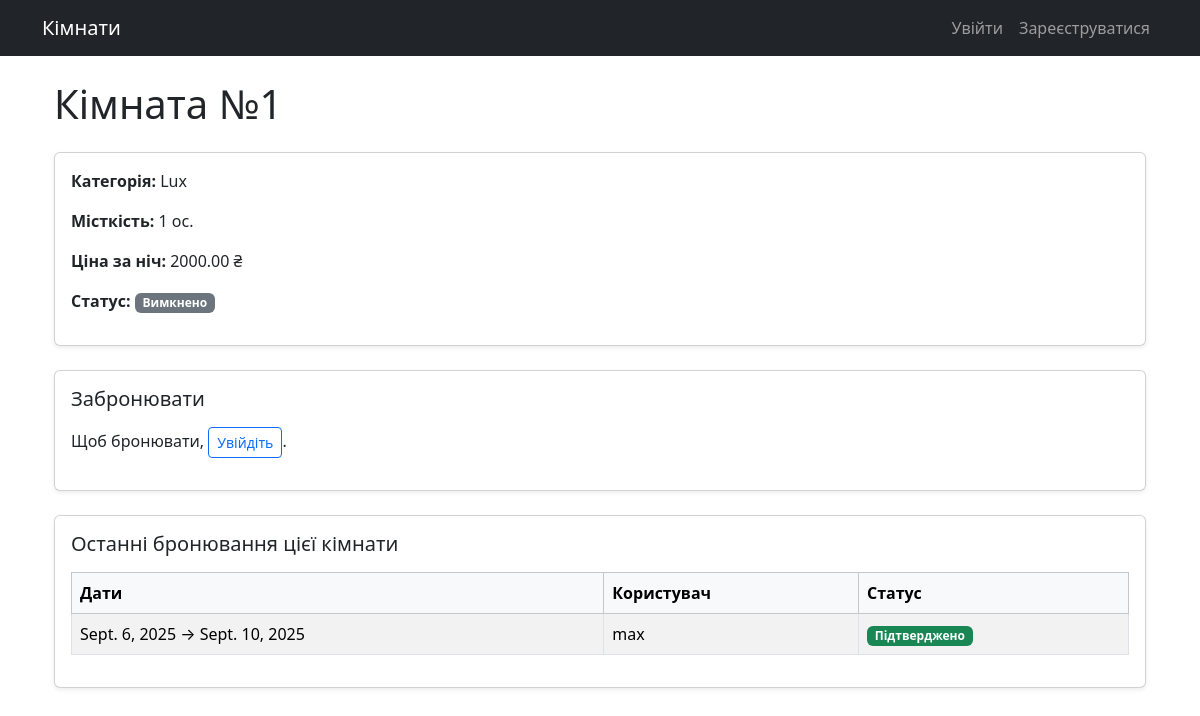
/rooms/1/, run on an earlier commit of the app's database.
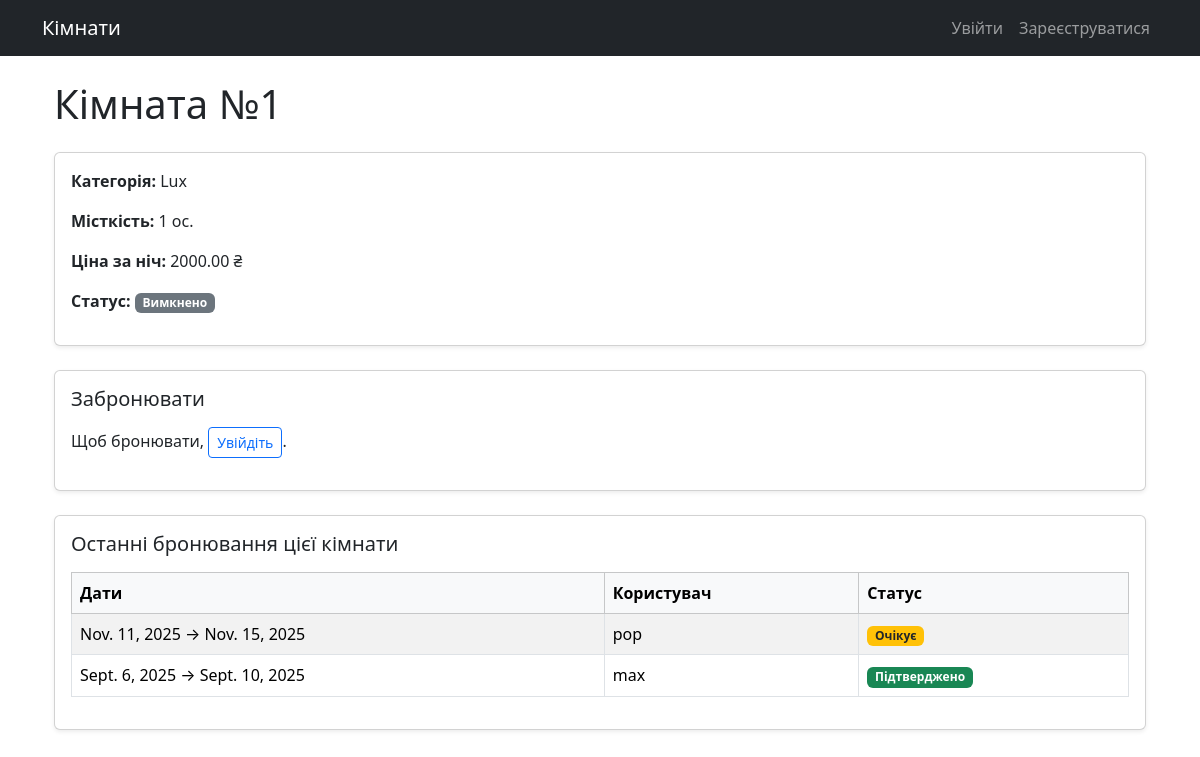
And on a later commit of the database.
### booking_app/models.py (models this page shows, shortened)
class Room(models.Model):
    number = models.CharField(max_length=10, unique=True, verbose_name='Room Number')
    floor = models.IntegerField(verbose_name='Floor')
    capacity = models.PositiveIntegerField(verbose_name='Capacity')
    category = models.ForeignKey('RoomCategory', on_delete=models.PROTECT, related_name='rooms')
    is_active = models.BooleanField(default=True, verbose_name="Доступна для бронювання")
    class Meta:
        verbose_name = 'Room'
        verbose_name_plural = 'Rooms'
        ordering = ['number']

class TimeStampedModel(models.Model):
    created_at = models.DateTimeField(auto_now_add=True)
    updated_at = models.DateTimeField(auto_now=True)
    class Meta:
        abstract = True

class RoomCategory(TimeStampedModel):
    name = models.CharField(max_length=100, unique=True, verbose_name="Назва")
    capacity = models.PositiveSmallIntegerField(default=1, verbose_name="Місткість, осіб")
    price_per_night = models.DecimalField(max_digits=8, decimal_places=2, verbose_name="Ціна за ніч")
    description = models.TextField(blank=True, verbose_name="Опис")
    is_active = models.BooleanField(default=True, verbose_name="Активна")
    class Meta(TimeStampedModel.Meta):
        db_table = "room_category"
        verbose_name = "Категорія кімнати"
        verbose_name_plural = "Категорії кімнат"
        ordering = ["name"]
        indexes = [models.Index(fields=["name"])]

class Booking(TimeStampedModel):
    room = models.ForeignKey(
        Room,
        on_delete=models.PROTECT,
        related_name="bookings",
        verbose_name="Кімната"
    )
    user = models.ForeignKey(
        User,
        on_delete=models.PROTECT,
        related_name="bookings",
        verbose_name="Користувач"
    )
    check_in = models.DateField(verbose_name="Заїзд")
    check_out = models.DateField(verbose_name="Виїзд")
    status = models.CharField(
        max_length=10,
        choices=BookingStatus.choices,
        default=BookingStatus.PENDING,
        verbose_name="Статус"
    )
    comment = models.TextField(blank=True, verbose_name="Коментар")
    class Meta(TimeStampedModel.Meta):
        db_table = "booking"
        verbose_name = "Бронювання"
        verbose_name_plural = "Бронювання"
        ordering = ["-created_at"]
        constraints = [
            models.CheckConstraint(
                check=Q(check_out__gt=F("check_in")),
                name="check_out_gt_check_in"
            ),
        ]
        indexes = [
            models.Index(fields=["room", "check_in", "check_out"]),
            models.Index(fields=["status"]),
            models.Index(fields=["user"]),
        ]

### booking_app/views.py (the view)
# urls.py: path("rooms/<int:pk>/", views.room_detail, name="room_detail"),
def room_detail(request, pk):
    room = get_object_or_404(Room.objects.select_related("category"), pk=pk)
    if request.method == "POST":
        if not request.user.is_authenticated:
            messages.error(request, "You need to log in to book a room.")
            return redirect(reverse("booking_app:room_detail", args=[room.pk]))
        instance = Booking(room=room, user=request.user)
        form = BookingForm(request.POST, instance=instance)
        if form.is_valid():
            try:
                with transaction.atomic():
                    form.save()
            except (ValidationError, IntegrityError) as e:
                form.add_error(None, getattr(e, "message", str(e)))
            else:
                messages.success(request, "Booking successfully created.")
                return redirect(reverse("booking_app:my_bookings"))
    else:
        form = BookingForm()
    last_bookings = (
        room.bookings.select_related("user").order_by("-created_at")[:5]     # type: ignore
        )
    ctx = {
        "room": room,
        "form": form,
        "last_bookings": last_bookings,
    }
    return render(request, "booking_app/room_detail.html", ctx)

### templates/booking_app/room_detail.html (shortened to what this page needs)
{% extends "booking_app/base.html" %}
{% block content %}
<div class="container my-4">
  <h1 class="mb-4">Кімната №{{ room.number }}</h1>
  <div class="card shadow-sm mb-4">
    <div class="card-body">
      <p><strong>Категорія:</strong> {{ room.category.name }}</p>
      <p><strong>Місткість:</strong> {{ room.category.capacity }} ос.</p>
      <p><strong>Ціна за ніч:</strong> {{ room.category.price_per_night }} ₴</p>
      <p>
        <strong>Статус:</strong>
        {% if room.is_active %}
          <span class="badge bg-success">Доступна</span>
        {% else %}
          <span class="badge bg-secondary">Вимкнено</span>
        {% endif %}
      </p>
    </div>
  </div>
  <div class="card shadow-sm mb-4">
    <div class="card-body">
      <h3 class="h5 mb-3">Забронювати</h3>
      {% if request.user.is_authenticated %}
        <form method="post">
          {% csrf_token %}
          <div class="mb-3">
            {{ form.as_p }}
          </div>
          <button class="btn btn-primary" type="submit">Забронювати</button>
        </form>
      {% else %}
        <p>
          Щоб бронювати,
          <a class="btn btn-outline-primary btn-sm" href="/admin/login/?next={{ request.path }}">
            Увійдіть
          </a>.
        </p>
      {% endif %}
    </div>
  </div>
  <div class="card shadow-sm">
    <div class="card-body">
      <h3 class="h5 mb-3">Останні бронювання цієї кімнати</h3>
      {% if last_bookings %}
        <div class="table-responsive">
          <table class="table table-striped table-bordered align-middle">
            <thead class="table-light">
              <tr>
                <th>Дати</th>
                <th>Користувач</th>
                <th>Статус</th>
              </tr>
            </thead>
            <tbody>
              {% for b in last_bookings %}
                <tr>
                  <td>{{ b.check_in }} → {{ b.check_out }}</td>
                  <td>{{ b.user.username }}</td>
                  <td>
                    {% if b.status == 'canceled' %}
                      <span class="badge bg-danger">{{ b.get_status_display }}</span>
                    {% elif b.status == 'confirmed' %}
                      <span class="badge bg-success">{{ b.get_status_display }}</span>
                    {% elif b.status == 'pending' %}
                      <span class="badge bg-warning text-dark">{{ b.get_status_display }}</span>
                    {% else %}
                      <span class="badge bg-secondary">{{ b.get_status_display }}</span>
                    {% endif %}
                  </td>
                </tr>
              {% endfor %}
            </tbody>
          </table>
        </div>
      {% else %}
        <p class="text-muted">Поки немає.</p>
      {% endif %}
    </div>
  </div>
</div>
{% endblock %}

### templates/booking_app/base.html (shortened to what this page needs)
{% load static %}
<!doctype html>
<html lang="uk">
<head>
  <link href="https://cdn.jsdelivr.net/npm/bootstrap@5.3.3/dist/css/bootstrap.min.css" rel="stylesheet">
  <link rel="stylesheet" href="{% static 'booking_app/css/styles.css' %}">
</head>
<body>
  <nav class="navbar navbar-expand-lg navbar-dark bg-dark mb-4">
    <div class="container">
      <a class="navbar-brand" href="{% url 'booking_app:room_list' %}">Кімнати</a>
      <div class="collapse navbar-collapse" id="navbarNav">
        <ul class="navbar-nav ms-auto align-items-center">
          {% if request.user.is_authenticated %}
            <li class="nav-item">
              <a class="nav-link" href="{% url 'booking_app:my_bookings' %}">Мої бронювання</a>
            </li>
            <li class="nav-item">
              <span class="nav-link">{{ request.user.username }}</span>
            </li>
            <li class="nav-item">
              <form action="{% url 'booking_app:logout' %}" method="post" class="d-flex m-0">
                {% csrf_token %}
                <button type="submit" class="btn btn-link nav-link p-0 m-0" style="line-height: 1;">Вийти</button>
              </form>
            </li>
          {% else %}
            <li class="nav-item">
              <a class="nav-link" href="{% url 'booking_app:login' %}?next={{ request.path }}">Увійти</a>
            </li>
            <li class="nav-item">
              <a class="nav-link" href="{% url 'booking_app:register' %}">Зареєструватися</a>
            </li>
          {% endif %}
        </ul>
      </div>
    </div>
  </nav>
  <div class="container">
    {% block content %}{% endblock %}
  </div>
</body>
</html>

### static/booking_app/css/styles.css (style rules this page uses)
body { scroll-behavior: smooth; }

What changed in the data, as far as the page shows it:
added Booking: check_in "Nov. 11, 2025", check_out "Nov. 15, 2025", user.username "pop", status "Очікує"
